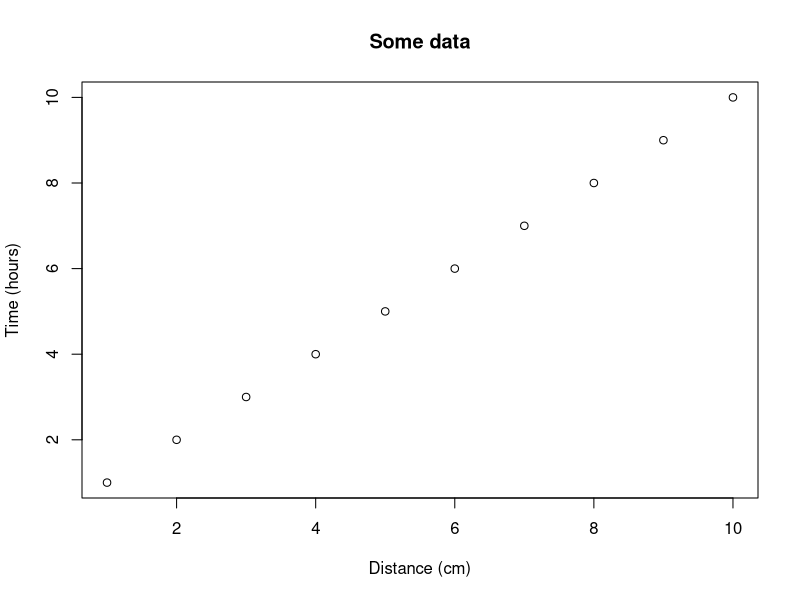
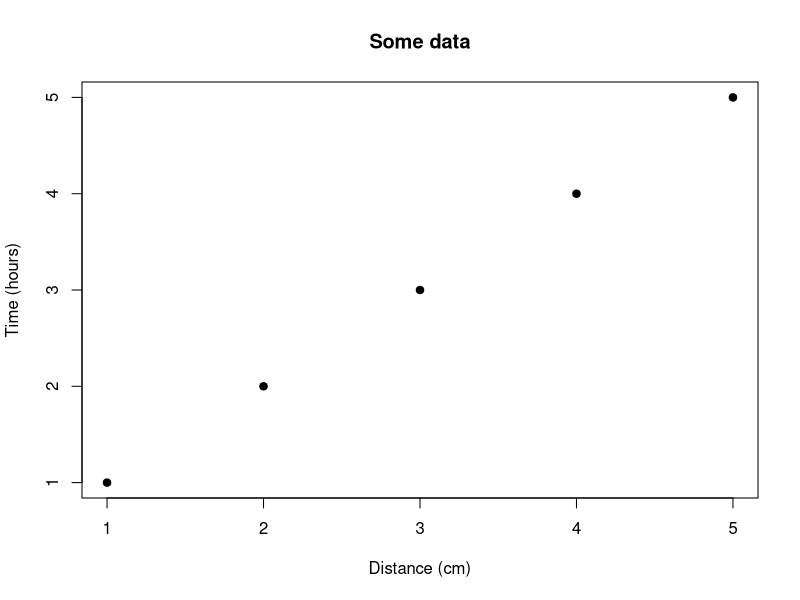

Here is the R script that generated these plots, in order:
## ---- chunk 1
knitr::opts_chunk$set(echo = FALSE) # By default, hide code; set to TRUE to see code
knitr::opts_chunk$set(fig.pos = 'p') # Places figures on pages separate from text
knitr::opts_chunk$set(out.width = '100%', dpi=300) # Figure resolution and size
knitr::opts_chunk$set(fig.env="figure") # Latex figure environment
## ---- chunk 2
plot(1:10,main="Some data",xlab="Distance (cm)",ylab="Time (hours)")
## ---- chunk 3
plot(1:5,pch=19,main="Some data",xlab="Distance (cm)",ylab="Time (hours)")
## ---- chunk 4
df = data.frame(ID=1:3,code=letters[1:3])

# Creates tables that follow OUP guidelines using xtable
library(xtable) 
print(xtable(df,caption="This is the table caption",label="tab:tab1"),
      comment=FALSE)
## ---- chunk 5
df = data.frame(ID=1:3,code=letters[1:3])

# kable can alse be used for creating tables
knitr::kable(df,caption="This is the table caption",format="latex",
             booktabs=TRUE,label="tab2")
